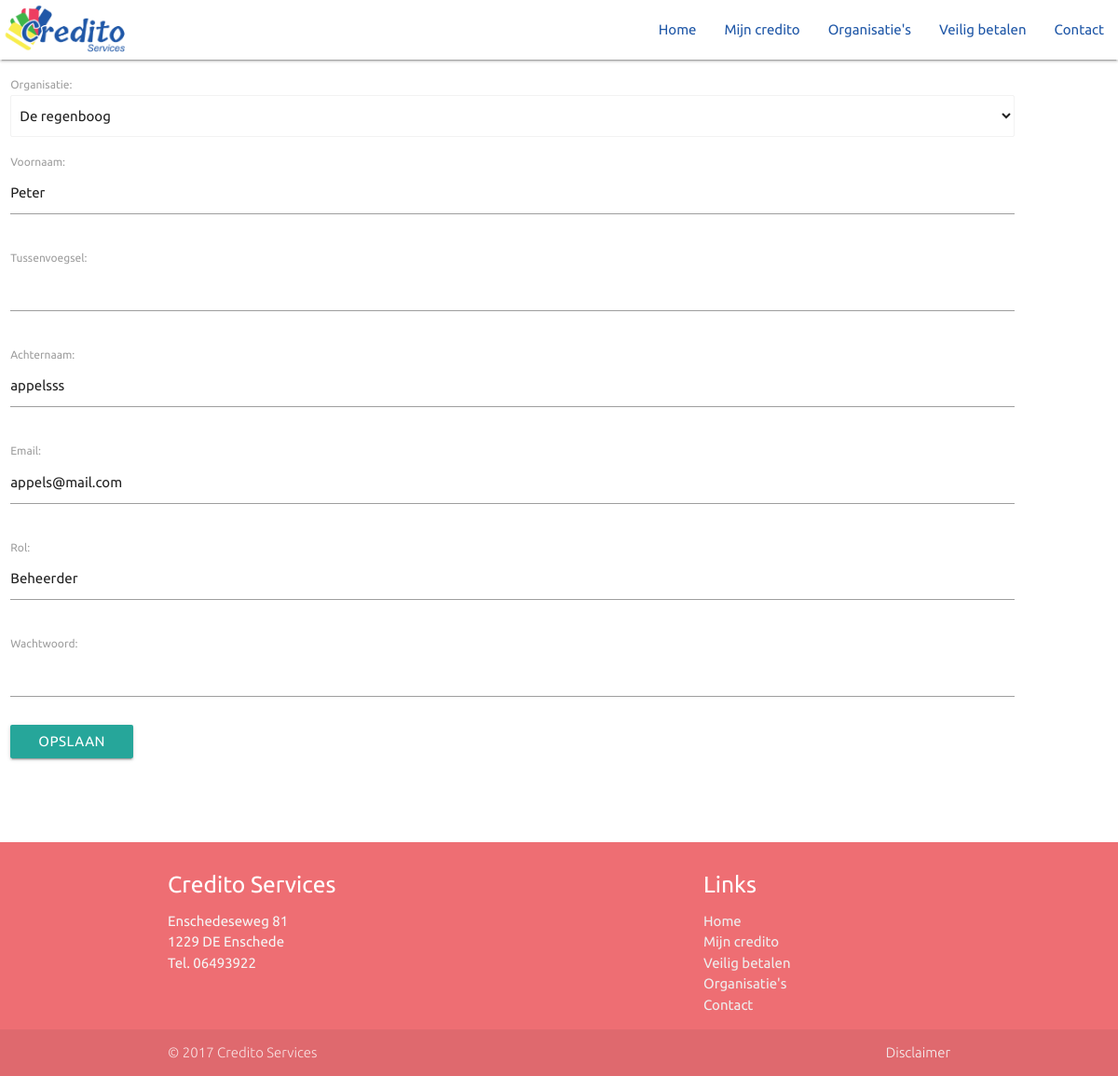
Screenshot of /credito/update/12 with the database file from the repository.
### creditoapp/models.py (models this page shows, shortened)
class Werknemer(models.Model):
    organisatie = models.ForeignKey(Organisatie, related_name='werknemers', default=None)
    voornaam = models.CharField(max_length=150)
    tussenvoegsel = models.CharField(max_length=5, blank=True)
    achternaam = models.CharField(max_length=150)
    email = models.EmailField(max_length=150)
    wachtwoord = models.CharField(max_length=50, blank=True)
    nieuwwachtwoord = models.CharField(max_length=50, blank=True)
    rol = models.CharField(max_length=150, default=None)
    created_at = models.DateTimeField(auto_now_add=True)
    updated_at = models.DateTimeField(auto_now=True)
    class Meta:
        ordering = ('created_at',)

### creditoapp/views.py (the view)
# urls.py: url(r'^credito/update/(?P<pk>\d+)$', WerknemerUpdate.as_view(), name='werknemer_update'),
class WerknemerUpdate(UpdateView):
    model = Werknemer
    form_class = UpdateForm
    template_name = 'werknemer/werknemerupdate.html'
    success_url = reverse_lazy('werknemers_list')

### creditoapp/forms.py
class UpdateForm(ModelForm):
    class Meta:
        model = Werknemer
        fields = ['organisatie', 'voornaam',
                  'tussenvoegsel', 'achternaam',
                  'email', 'rol', 'wachtwoord',
                  ]
        wachtwoord = forms.CharField(widget=forms.PasswordInput)
        widgets = {'wachtwoord': forms.PasswordInput(), }

### creditoapp/models.py (called while the page is built)
    def __str__(self):
        return self.naam

### creditoapp/templates/werknemer/werknemerupdate.html (shortened to what this page needs)
{% extends 'base.html' %}
{% block content %}
    <form action="{% url 'werknemer_update' werknemer.id %}" method="post">
        {{ form.as_p }}
        <input type="submit" class="waves-effect btn" value="Opslaan">
    </form>
<br>
    <br>
{% endblock %}

### rows the page displays
Werknemer: organisatie "De regenboog", voornaam "Peter", achternaam "appelsss", email "appels@mail.com", rol "Beheerder"
